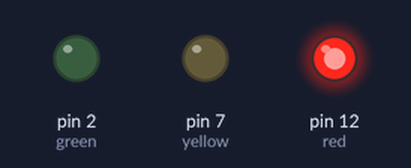
The sketch below on a simulated Arduino Uno, built with avr-gcc and run on an emulated ATmega328P. Parts: output pins drawn as LEDs (lit = HIGH).

Above: at 0.5 s.
At 2.5 s:
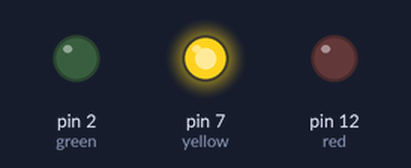
At 4.5 s:
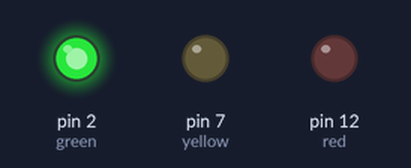
At 5.5 s:
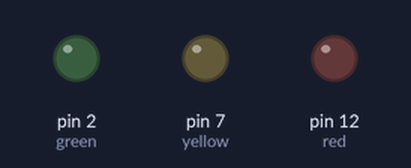
Timing chart, 0 to 7.8 s (numbered marks = the images above):
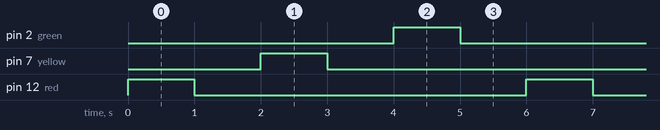

The sketch:

sketch.ino
```cpp
//Eingänge/Ausgänge festlegen
// Bibliothek werden hier gelesen/Variablen erstellt

#define red 12          // red = rote LED
// const int red = 12;   Macht das selbe wie Zeile 4
#define yellow 7
#define green 2


void setup() {
pinMode(red, OUTPUT);
pinMode(yellow, OUTPUT);
pinMode(green, OUTPUT);
}

void loop() {
  digitalWrite(red, HIGH);
  delay(1000);        //1000ms = 1 Sekunde
  digitalWrite(red, LOW);
  delay(1000);
  digitalWrite(yellow, HIGH);
  delay(1000);
  digitalWrite(yellow, LOW);
  delay(1000);
  digitalWrite(green, HIGH);
  delay(1000);
  digitalWrite(green, LOW);
  delay(1000);
}
```

Measured:
- by itself, pin 2 (green), pin 7 (yellow), pin 12 (red): alternates HIGH for 1.0 s and LOW for 5.0 s
- by itself, everything shown: repeats every 6.0 s, in 6 steps
